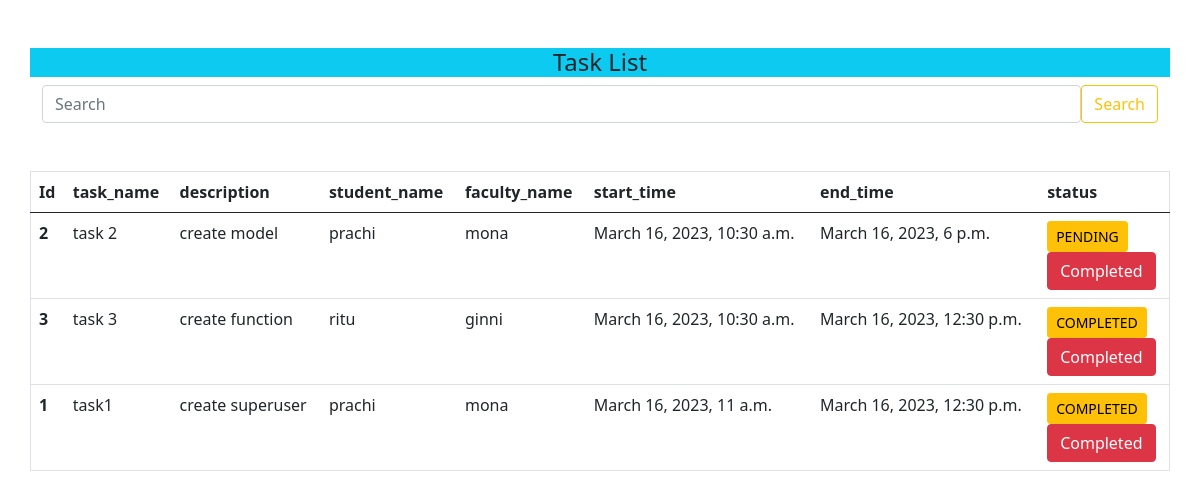
The app's page /task_list with its own data.
### app/models.py (models this page shows, shortened)
class Task(models.Model):
    task_name=models.CharField(max_length=200)
    description = models.TextField()
    student_name = models.ForeignKey(Student, on_delete=models.CASCADE)
    Faculty_name = models.ForeignKey(Faculty, on_delete=models.CASCADE)
    start_time = models.DateTimeField(null=True)
    end_time = models.DateTimeField(null=True)
    status_choices = [
        ('PENDING', 'Pending'),
        ('COMPLETED', 'Completed'),
    ]
    status = models.CharField(max_length=20, choices=status_choices, default='PENDING')

class Student(models.Model):
    student_name=models.CharField(max_length=100)
    rollno=models.IntegerField()
    standard=models.IntegerField()
    def __str__(self) :
        return self.student_name

class Faculty(models.Model):
    Faculty_name=models.CharField(max_length=100)
    standard=models.IntegerField()
    student_name=models.ForeignKey(Student,on_delete=models.CASCADE)
    def __str__(self) :
        return str(self.Faculty_name)

### app/views.py (the view)
# urls.py: path('task_list',views.task_list,name='task'),
def task_list(request):
    tasks = Task.objects.all().order_by('start_time')
    task_name = request.GET.get('task_name')
    if task_name:
        tasks = tasks.filter(name__icontains=task_name)
    return render(request, 'tasklist.html', {'tasks': tasks})

### app/templates/tasklist.html (shortened to what this page needs)
{% extends 'base.html' %}
{% block taskdetails %}
<div class="container">
  <div class="row ">
              <h4 class="text-center bg-info mt-5">Task List </h4>
              <form method="GET" action='/search/'class="d-flex">
                <input class="form-control mr-sm-2" type="search" placeholder="Search" aria-label="Search" name="query"id="query">
                <button class="btn btn-outline-warning" type="submit">Search</button>
              </form>
              <table class="table table-hover mt-5 border">
                  <thead>
                    <tr>
                      <th scope="col">Id </th>
                      <th scope="col">task_name</th>
                      <th scope="col">description</th>
                      <th scope="col">student_name</th>
                      <th scope="col">faculty_name</th>
                      <th scope="col">start_time</th>
                      <th scope="col">end_time</th>
                      <th scope="col">status</th>
                    </tr>
                  </thead>
                  <tbody>
                  {% for task in tasks %}
                    <tr>
                      <th scope="row">{{task.id}}</th>
                      <td>{{task.task_name}}</td>
                      <td>{{task.description}}</td>
                      <td>{{task.student_name}}</td>
                      <td>{{task.Faculty_name}}</td>
                      <td>{{task.start_time}}</td>
                      <td>{{task.end_time}}</td>
                      <td>
                        <a href="#" class="btn btn-warning btn-sm">{{task.status}}</a>
                        <form action="{% url 'taskcomplete' task.id %}" method="post" >
                            <input type="submit" class="btn btn-danger" value="Completed">
                        </form>
                      </td>
                    </tr>
                  {% endfor %}
                  </tbody>
                </table>
  </div>
</div>
{% endblock taskdetails %}

### records on screen
Task: id "2", task_name "task 2", description "create model", student_name "prachi", Faculty_name "mona", start_time "March 16, 2023, 10:30 a.m.", end_time "March 16, 2023, 6 p.m.", status "PENDING"
Task: id "3", task_name "task 3", description "create function", student_name "ritu", Faculty_name "ginni", start_time "March 16, 2023, 10:30 a.m.", end_time "March 16, 2023, 12:30 p.m.", status "COMPLETED"
Task: id "1", task_name "task1", description "create superuser", student_name "prachi", Faculty_name "mona", start_time "March 16, 2023, 11 a.m.", end_time "March 16, 2023, 12:30 p.m.", status "COMPLETED"
